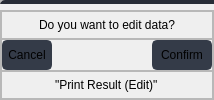
                                    <widget class="QWidget" name="page_edit_bak">
                                     <layout class="QVBoxLayout" name="verticalLayout_45">
                                      <property name="leftMargin">
                                       <number>0</number>
                                      </property>
                                      <property name="topMargin">
                                       <number>0</number>
                                      </property>
                                      <property name="rightMargin">
                                       <number>0</number>
                                      </property>
                                      <property name="bottomMargin">
                                       <number>0</number>
                                      </property>
                                      <item>
                                       <widget class="QFrame" name="table_area_3">
                                        <property name="frameShape">
                                         <enum>QFrame::StyledPanel</enum>
                                        </property>
                                        <property name="frameShadow">
                                         <enum>QFrame::Raised</enum>
                                        </property>
                                        <widget class="QTableWidget" name="view_bak_table3">
                                         <property name="geometry">
                                          <rect>
                                           <x>0</x>
                                           <y>0</y>
                                           <width>821</width>
                                           <height>451</height>
                                          </rect>
                                         </property>
                                         <property name="styleSheet">
                                          <string notr="true">QTableWidget {	
	background-color: rgb(39, 44, 54);
	padding: 10px;
	border-radius: 5px;
	gridline-color: rgb(44, 49, 60);
	border-bottom: 1px solid rgb(44, 49, 60);
}
QTableWidget::item{
	border-color: rgb(44, 49, 60);
	padding-left: 5px;
	padding-right: 5px;
	gridline-color: rgb(44, 49, 60);
}
QTableWidget::item:selected{
	background-color: rgb(85, 170, 255);
}
QScrollBar:horizontal {
    border: none;
    background: rgb(52, 59, 72);
    height: 14px;
    margin: 0px 21px 0 21px;
	border-radius: 0px;
}
 QScrollBar:vertical {
	border: none;
    background: rgb(52, 59, 72);
    width: 14px;
    margin: 21px 0 21px 0;
	border-radius: 0px;
 }
QHeaderView::section{
	Background-color: rgb(39, 44, 54);
	max-width: 30px;
	border: 1px solid rgb(44, 49, 60);
	border-style: none;
    border-bottom: 1px solid rgb(44, 49, 60);
    border-right: 1px solid rgb(44, 49, 60);
}
QTableWidget::horizontalHeader {	
	background-color: rgb(81, 255, 0);
}
QHeaderView::section:horizontal
{
    border: 1px solid rgb(32, 34, 42);
	background-color: rgb(27, 29, 35);
	padding: 3px;
	border-top-left-radius: 7px;
    border-top-right-radius: 7px;
}
QHeaderView::section:vertical
{
    border: 1px solid rgb(44, 49, 60);
}
</string>
                                         </property>
                                        </widget>
                                       </widget>
                                      </item>
                                      <item>
                                       <widget class="QFrame" name="btn_area_3">
                                        <property name="minimumSize">
                                         <size>
                                          <width>0</width>
                                          <height>90</height>
                                         </size>
                                        </property>
                                        <property name="maximumSize">
                                         <size>
                                          <width>16777215</width>
                                          <height>90</height>
                                         </size>
                                        </property>
                                        <property name="frameShape">
                                         <enum>QFrame::StyledPanel</enum>
                                        </property>
                                        <property name="frameShadow">
                                         <enum>QFrame::Raised</enum>
                                        </property>
                                        <layout class="QVBoxLayout" name="verticalLayout_51">
                                         <property name="spacing">
                                          <number>0</number>
                                         </property>
                                         <property name="leftMargin">
                                          <number>0</number>
                                         </property>
                                         <property name="topMargin">
                                          <number>0</number>
                                         </property>
                                         <property name="rightMargin">
                                          <number>0</number>
                                         </property>
                                         <property name="bottomMargin">
                                          <number>0</number>
                                         </property>
                                         <item>
                                          <widget class="QFrame" name="frame_31">
                                           <property name="frameShape">
                                            <enum>QFrame::StyledPanel</enum>
                                           </property>
                                           <property name="frameShadow">
                                            <enum>QFrame::Raised</enum>
                                           </property>
                                           <layout class="QVBoxLayout" name="verticalLayout_48">
                                            <property name="spacing">
                                             <number>0</number>
                                            </property>
                                            <property name="leftMargin">
                                             <number>0</number>
                                            </property>
                                            <property name="topMargin">
                                             <number>0</number>
                                            </property>
                                            <property name="rightMargin">
                                             <number>0</number>
                                            </property>
                                            <property name="bottomMargin">
                                             <number>0</number>
                                            </property>
                                            <item alignment="Qt::AlignHCenter">
                                             <widget class="QLabel" name="label_15">
                                              <property name="text">
                                               <string>Do you want to edit data?</string>
                                              </property>
                                             </widget>
                                            </item>
                                           </layout>
                                          </widget>
                                         </item>
                                         <item alignment="Qt::AlignHCenter">
                                          <widget class="QFrame" name="frame_33">
                                           <property name="frameShape">
                                            <enum>QFrame::StyledPanel</enum>
                                           </property>
                                           <property name="frameShadow">
                                            <enum>QFrame::Raised</enum>
                                           </property>
                                           <layout class="QHBoxLayout" name="horizontalLayout_29">
                                            <property name="spacing">
                                             <number>100</number>
                                            </property>
                                            <property name="leftMargin">
                                             <number>0</number>
                                            </property>
                                            <property name="topMargin">
                                             <number>0</number>
                                            </property>
                                            <property name="rightMargin">
                                             <number>0</number>
                                            </property>
                                            <property name="bottomMargin">
                                             <number>0</number>
                                            </property>
                                            <item>
                                             <widget class="QPushButton" name="btn_edit_bak_cancel">
                                              <property name="minimumSize">
                                               <size>
                                                <width>50</width>
                                                <height>30</height>
                                               </size>
                                              </property>
                                              <property name="maximumSize">
                                               <size>
                                                <width>50</width>
                                                <height>30</height>
                                               </size>
                                              </property>
                                              <property name="styleSheet">
                                               <string notr="true">QPushButton {
	border: 2px solid rgb(52, 59, 72);
	border-radius: 5px;	
	background-color: rgb(52, 59, 72);
}
QPushButton:hover {
	background-color: rgb(220, 53, 53);
	border: 2px solid rgb(220, 53, 53);
}
QPushButton:pressed {	
	background-color: rgb(235, 83, 83);
	border: 2px solid rgb(220, 53, 53);
}</string>
                                              </property>
                                              <property name="text">
                                               <string>Cancel</string>
                                              </property>
                                             </widget>
                                            </item>
                                            <item>
                                             <widget class="QPushButton" name="btn_edit_bak_confirm">
                                              <property name="minimumSize">
                                               <size>
                                                <width>60</width>
                                                <height>30</height>
                                               </size>
                                              </property>
                                              <property name="maximumSize">
                                               <size>
                                                <width>60</width>
                                                <height>30</height>
                                               </size>
                                              </property>
                                              <property name="styleSheet">
                                               <string notr="true">QPushButton {
	border: 2px solid rgb(52, 59, 72);
	border-radius: 5px;	
	background-color: rgb(52, 59, 72);
}
QPushButton:hover {
	background-color: rgb(31, 181, 123);
	border: 2px solid rgb(31, 181, 123);
}
QPushButton:pressed {	
	background-color: rgb(83, 191, 157);
	border: 2px solid rgb(31, 181, 123);
}</string>
                                              </property>
                                              <property name="text">
                                               <string>Confirm</string>
                                              </property>
                                             </widget>
                                            </item>
                                           </layout>
                                          </widget>
                                         </item>
                                         <item>
                                          <widget class="QFrame" name="frame_32">
                                           <property name="frameShape">
                                            <enum>QFrame::StyledPanel</enum>
                                           </property>
                                           <property name="frameShadow">
                                            <enum>QFrame::Raised</enum>
                                           </property>
                                           <layout class="QVBoxLayout" name="verticalLayout_49">
                                            <property name="spacing">
                                             <number>0</number>
                                            </property>
                                            <property name="leftMargin">
                                             <number>0</number>
                                            </property>
                                            <property name="topMargin">
                                             <number>0</number>
                                            </property>
                                            <property name="rightMargin">
                                             <number>0</number>
                                            </property>
                                            <property name="bottomMargin">
                                             <number>0</number>
                                            </property>
                                            <item alignment="Qt::AlignHCenter">
                                             <widget class="QLabel" name="label_print_result_bak_edit">
                                              <property name="text">
                                               <string>&quot;Print Result (Edit)&quot;</string>
                                              </property>
                                             </widget>
                                            </item>
                                           </layout>
                                          </widget>
                                         </item>
                                        </layout>
                                       </widget>
                                      </item>
                                     </layout>
                                    </widget>
